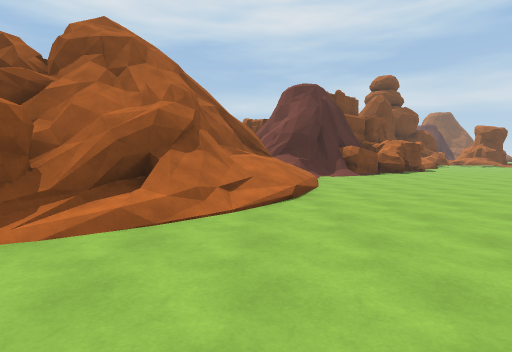
view 1 (above)

18 first-person views from a walk through a scene from a Unity 3-D project. The camera is 1.5 m above the floor, tilts 4° down and sees 80° across. The floor is counted in squares, 2 m on a side. Each view is taken from the middle of a square. On the plan, view 1 faces up. The plan holds only what a view shows up to about 10 squares ahead; the rest is blank. The place goes on beyond the plan. Some animated figures are not drawn.

view 2
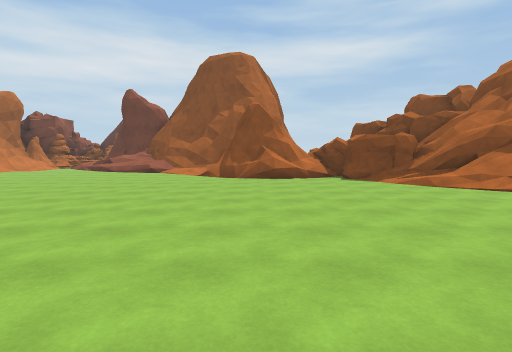

view 3
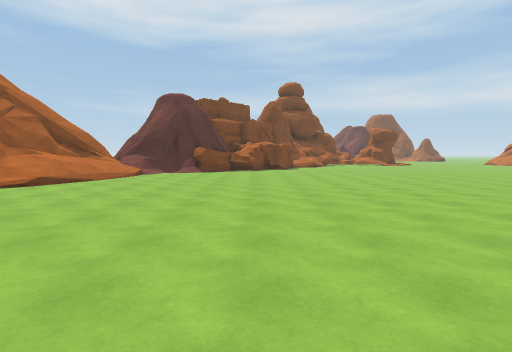

view 4
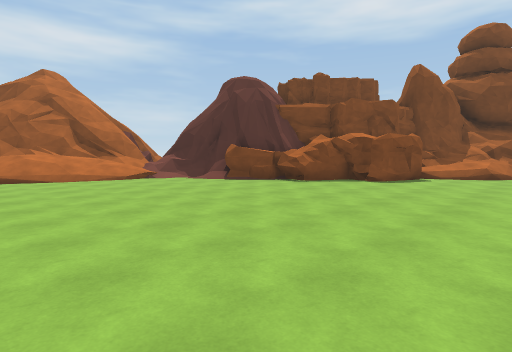

view 5
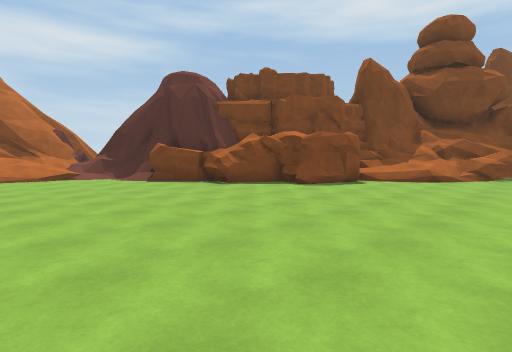

view 6
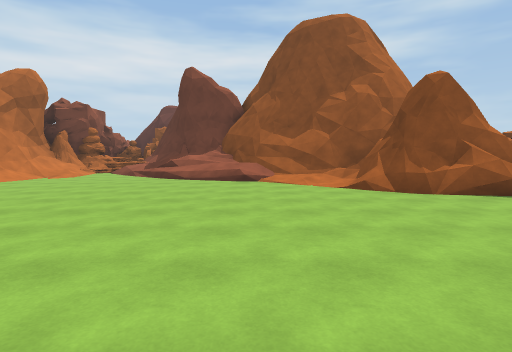

view 7
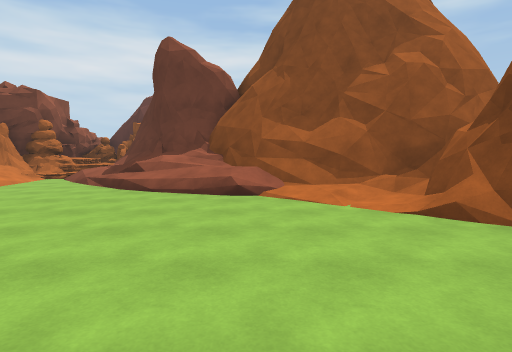

view 8
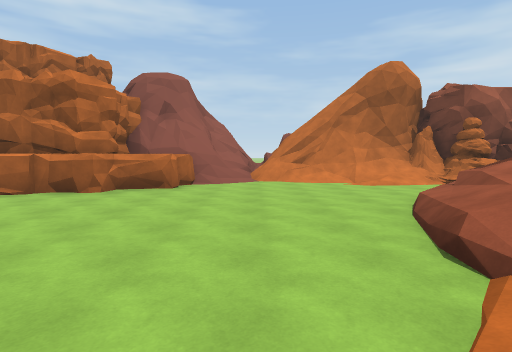

view 9
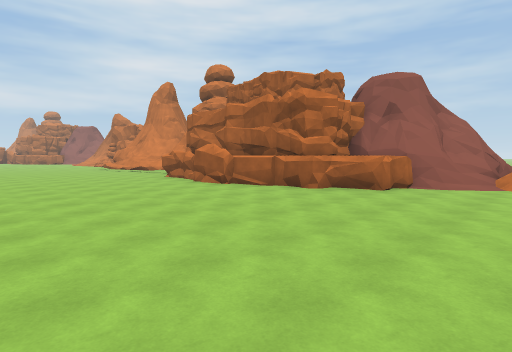

view 10
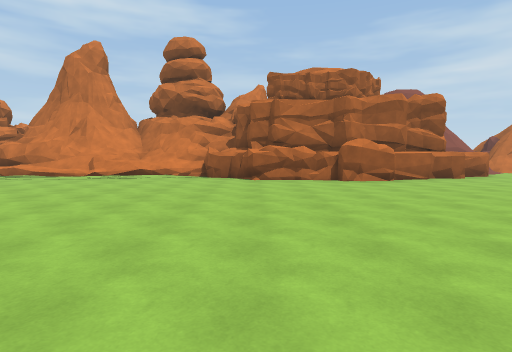

view 11
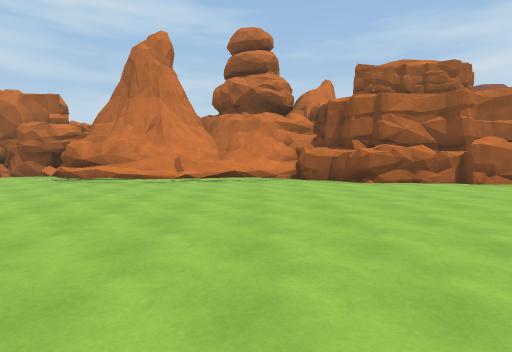

view 12
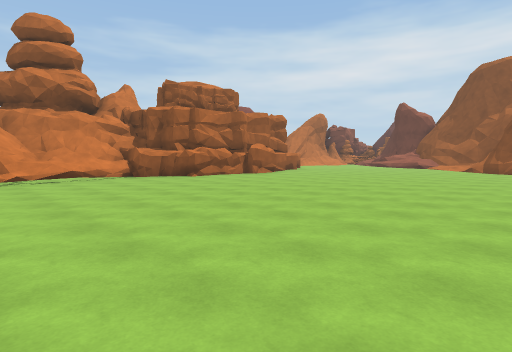

view 13
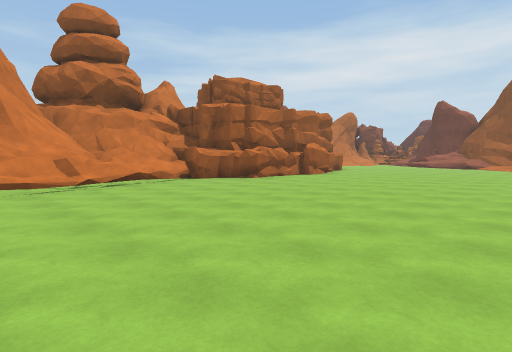

view 14
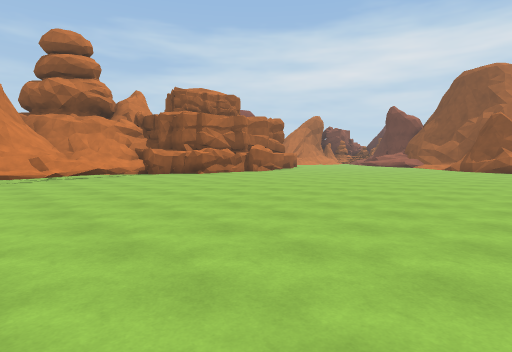

view 15
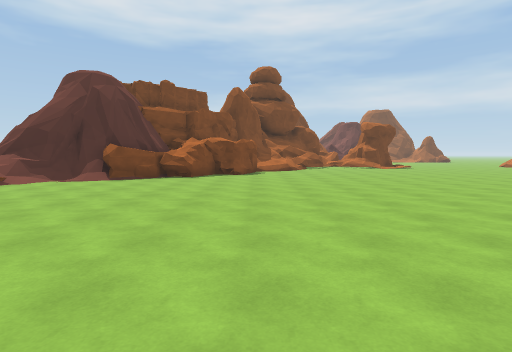

view 16
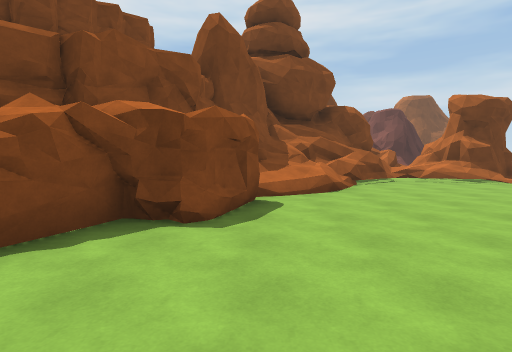

view 17
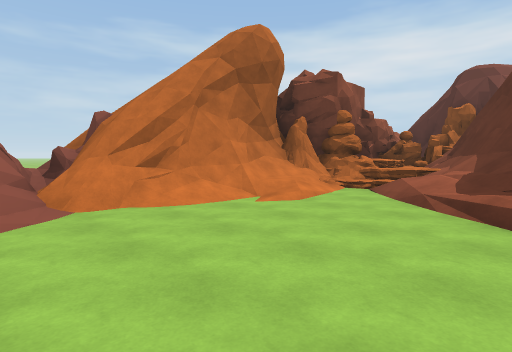

view 18
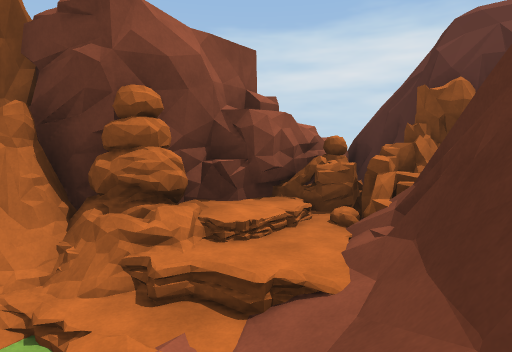

### Floor plan
Key: @ floor where view 1 was taken; # wall or solid block; . main floor; : floor 0.75 m higher than the main floor; + floor 1 m higher than the main floor; / step, stairs or slope; = window, fence, low wall or low ledge; ^ raised ledge; R rock.
Columns run from 16 left of view 1 to 12 right of it. Each row starts with its distance up from view 1.
 20                          ####
 19                         ####=
 18                        ###==.
 17                        ##+=..
 16                         #=...
 15                        ##....
 14                       ##.....
 13                       #.....
 12                   #####......
 11                 ####.........
 10                 # /..........
  9                ## ...........
  8                ^#:...........
  7                #=:...........
  6              ##= ............
  5               ##/............
  4              ##//...........
  3              ##/...........
  2             ##.............
  1             =................
  0             #...@............
 -1             #................
 -2          ####................
 -3          #//.................
 -4         ##/..................
 -5         ##...................
 -6        ##=...................
 -7       ##+....................
 -8      ##//....................
 -9    ###//........######......=
-10 #  #////......####   ####=###
-11 #  ##/.//....###       ##=###
-12    #RR/////.####       #####
-13    ########=#            ##
-14           ###             #
-15           #=#

Positions as (right, up) in squares from view 1, and headings:
1: (0, 0), facing up
2: (6, -1), facing left
3: (6, -2), facing up
4: (11, 5), facing up-left
5: (12, 7), facing up-left
6: (2, -5), facing left
7: (-1, -5), facing left
8: (-5, -3), facing down
9: (-6, -3), facing down-right
10: (5, 0), facing down
11: (8, -1), facing down
12: (11, 0), facing down-left
13: (12, -2), facing down-left
14: (12, 1), facing down-left
15: (8, 2), facing up
16: (8, 10), facing up
17: (-4, -8), facing down-left
18: (-10, -9), facing down-left
